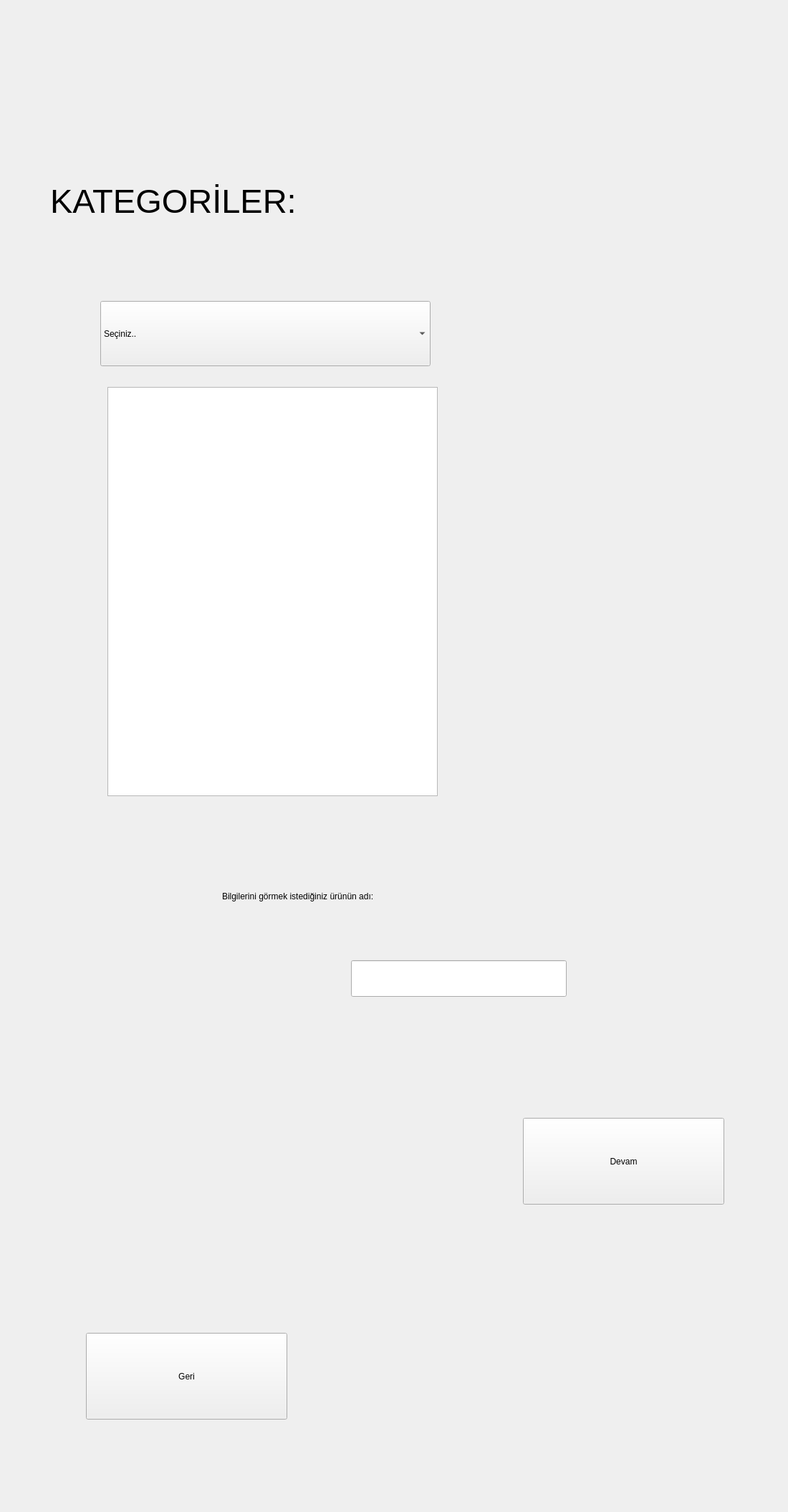
<?xml version="1.0" encoding="UTF-8"?>
<ui version="4.0">
 <class>KategoriEkrani</class>
 <widget class="QWidget" name="KategoriEkrani">
  <property name="geometry">
   <rect>
    <x>0</x>
    <y>0</y>
    <width>1100</width>
    <height>2110</height>
   </rect>
  </property>
  <property name="windowTitle">
   <string>Kategori Ekranı</string>
  </property>
  <widget class="QLineEdit" name="lineEdit_4">
   <property name="geometry">
    <rect>
     <x>490</x>
     <y>1340</y>
     <width>301</width>
     <height>51</height>
    </rect>
   </property>
   <property name="styleSheet">
    <string notr="true">font: 15pt &quot;MS Shell Dlg 2&quot;;</string>
   </property>
  </widget>
  <widget class="QLabel" name="label_6">
   <property name="geometry">
    <rect>
     <x>310</x>
     <y>1220</y>
     <width>851</width>
     <height>61</height>
    </rect>
   </property>
   <property name="styleSheet">
    <string notr="true">font: 15pt &quot;MS Shell Dlg 2&quot;;
</string>
   </property>
   <property name="text">
    <string>Bilgilerini görmek istediğiniz ürünün adı:</string>
   </property>
  </widget>
  <widget class="QLabel" name="label_7">
   <property name="geometry">
    <rect>
     <x>70</x>
     <y>200</y>
     <width>681</width>
     <height>161</height>
    </rect>
   </property>
   <property name="font">
    <font>
     <family>MS Shell Dlg 2</family>
     <pointsize>35</pointsize>
     <weight>9</weight>
     <italic>false</italic>
     <bold>false</bold>
    </font>
   </property>
   <property name="styleSheet">
    <string notr="true">font: 75 35pt &quot;MS Shell Dlg 2&quot;;</string>
   </property>
   <property name="text">
    <string>KATEGORİLER:</string>
   </property>
  </widget>
  <widget class="QPushButton" name="pushButton">
   <property name="geometry">
    <rect>
     <x>120</x>
     <y>1860</y>
     <width>281</width>
     <height>121</height>
    </rect>
   </property>
   <property name="styleSheet">
    <string notr="true">font: 75 30pt &quot;MS Shell Dlg 2&quot;;</string>
   </property>
   <property name="text">
    <string>Geri</string>
   </property>
  </widget>
  <widget class="QTextEdit" name="textEdit">
   <property name="geometry">
    <rect>
     <x>150</x>
     <y>540</y>
     <width>461</width>
     <height>571</height>
    </rect>
   </property>
   <property name="styleSheet">
    <string notr="true">font: 20pt &quot;MS Shell Dlg 2&quot;;</string>
   </property>
  </widget>
  <widget class="QComboBox" name="comboBox_kategori">
   <property name="geometry">
    <rect>
     <x>140</x>
     <y>420</y>
     <width>461</width>
     <height>91</height>
    </rect>
   </property>
   <property name="styleSheet">
    <string notr="true">font: 75 20pt &quot;MS Shell Dlg 2&quot;;</string>
   </property>
   <item>
    <property name="text">
     <string>Seçiniz..</string>
    </property>
   </item>
   <item>
    <property name="text">
     <string>Giyim</string>
    </property>
   </item>
   <item>
    <property name="text">
     <string>Temizlik</string>
    </property>
   </item>
   <item>
    <property name="text">
     <string>Hediyelik Eşya</string>
    </property>
   </item>
   <item>
    <property name="text">
     <string>Doğal Ürünler</string>
    </property>
   </item>
   <item>
    <property name="text">
     <string>Diğer</string>
    </property>
   </item>
  </widget>
  <widget class="QPushButton" name="pushButton_2">
   <property name="geometry">
    <rect>
     <x>730</x>
     <y>1560</y>
     <width>281</width>
     <height>121</height>
    </rect>
   </property>
   <property name="styleSheet">
    <string notr="true">font: 75 30pt &quot;MS Shell Dlg 2&quot;;</string>
   </property>
   <property name="text">
    <string>Devam</string>
   </property>
  </widget>
  <widget class="QLabel" name="label_5">
   <property name="geometry">
    <rect>
     <x>200</x>
     <y>130</y>
     <width>621</width>
     <height>71</height>
    </rect>
   </property>
   <property name="styleSheet">
    <string notr="true">font: 15pt &quot;MS Shell Dlg 2&quot;;</string>
   </property>
   <property name="text">
    <string/>
   </property>
  </widget>
 </widget>
 <resources/>
 <connections/>
</ui>
